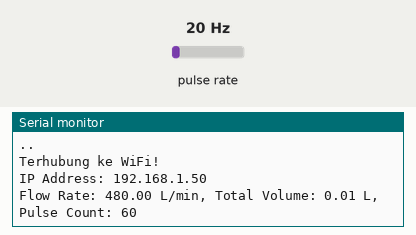
A sketch run on a simulated ESP32. Shown: the last lines printed to the serial monitor. Wiring (inferred from the names in the program): pulse sensor: data GPIO 4. Inputs (shaded band) come from the test bench; at power-on: pulse rate 20 Hz. WiFi joins after 1.5 s; servers stay silent unless stated; uploads are accepted with an empty reply.

Above: at 3.2 s.
3.3 s: pulse rate (sensor on GPIO 4) set to 4 Hz
At 3.3 s:
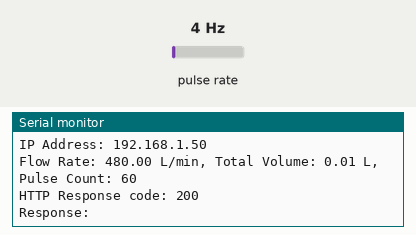
4.8 s: pulse rate (sensor on GPIO 4) set to 50 Hz
At 5.9 s:
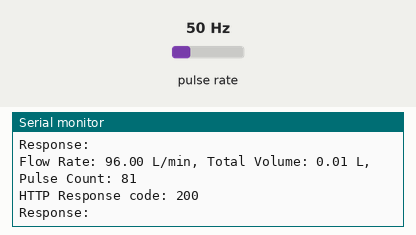
Timing chart, 0 to 7.8 s (numbered marks = the images above; inputs shaded):
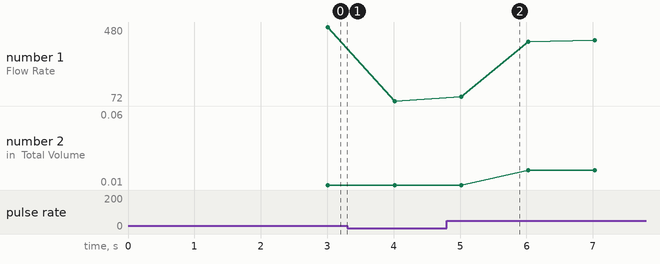

The sketch:

flow_meter_firmware.ino
```cpp
/*
 * Firmware IoT Water Flow Meter untuk ESP32
 *
 * Firmware ini membaca sinyal dari sensor flow meter YF-S201 melalui interrupt
 * dan mengirimkan data ke server backend melalui HTTP POST
 */

#include <WiFi.h>
#include <HTTPClient.h>
#include <ArduinoJson.h>

// Konfigurasi WiFi
const char* ssid = "YOUR_WIFI_SSID";        // Ganti dengan SSID WiFi Anda
const char* password = "YOUR_WIFI_PASSWORD"; // Ganti dengan password WiFi Anda

// Konfigurasi server
const char* serverUrl = "http://localhost/FLOW_METER_SENSOR_2.0/flow_meter_app/backend/api/receive_data.php";
const char* deviceId = "ESP32_FLOW_METER_001"; // Ganti dengan ID unik perangkat Anda

// Konfigurasi pin
const int FLOW_SENSOR_PIN = 4; // Pin GPIO 4 sebagai contoh

// Variabel untuk perhitungan flow rate
volatile unsigned long pulseCount = 0;
unsigned long lastPulseCount = 0;
unsigned long currentTime = 0;
unsigned long lastTime = 0;
float flowRate = 0.0;
float totalVolume = 0.0;

// Faktor kalibrasi sensor (Q Factor) - untuk YF-S201 umumnya 7.5
const float CALIBRATION_FACTOR = 7.5;

// Fungsi interrupt untuk membaca pulse dari sensor
void IRAM_ATTR pulseCounter() {
  pulseCount++;
}

void setup() {
  Serial.begin(115200);

  // Setup pin sensor
  pinMode(FLOW_SENSOR_PIN, INPUT_PULLUP);

  // Setup interrupt pada pin sensor
  attachInterrupt(digitalPinToInterrupt(FLOW_SENSOR_PIN), pulseCounter, RISING);

  // Setup WiFi
  WiFi.begin(ssid, password);
  Serial.println("Menghubungkan ke WiFi...");

  while (WiFi.status() != WL_CONNECTED) {
    delay(1000);
    Serial.print(".");
  }

  Serial.println("\nTerhubung ke WiFi!");
  Serial.print("IP Address: ");
  Serial.println(WiFi.localIP());

  // Inisialisasi waktu
  lastTime = millis();
}

void loop() {
  currentTime = millis();

  // Hitung per 1 detik (1000ms) untuk menghitung flow rate
  if (currentTime - lastTime >= 1000) {
    // Hitung jumlah pulse per detik
    unsigned long pulsesThisSecond = pulseCount - lastPulseCount;

    // Hitung flow rate dalam L/min
    // Rumus: FlowRate (L/min) = (Frekuensi (Hz)) / 7.5
    flowRate = (pulsesThisSecond / CALIBRATION_FACTOR) * 60.0;

    // Tambahkan volume berdasarkan flow rate
    totalVolume += (flowRate / 60.0) / 1000.0; // Konversi ke liter

    // Update nilai sebelumnya
    lastPulseCount = pulseCount;
    lastTime = currentTime;

    // Cetak data ke serial untuk debugging
    Serial.print("Flow Rate: ");
    Serial.print(flowRate, 2);
    Serial.print(" L/min, Total Volume: ");
    Serial.print(totalVolume, 2);
    Serial.print(" L, Pulse Count: ");
    Serial.println(pulseCount);

    // Kirim data ke server
    sendDataToServer();
  }

  // Delay kecil untuk stabilitas
  delay(10);
}

void sendDataToServer() {
  if (WiFi.status() == WL_CONNECTED) {
    HTTPClient http;

    // Buat URL server
    http.begin(serverUrl);
    http.addHeader("Content-Type", "application/json");

    // Buat payload JSON
    DynamicJsonDocument doc(256);
    doc["device_id"] = deviceId;
    doc["flow_rate"] = flowRate;
    doc["total_volume"] = totalVolume;

    String jsonData;
    serializeJson(doc, jsonData);

    // Kirim POST request
    int httpResponseCode = http.POST(jsonData);

    if (httpResponseCode > 0) {
      String response = http.getString();
      Serial.print("HTTP Response code: ");
      Serial.println(httpResponseCode);
      Serial.print("Response: ");
      Serial.println(response);
    } else {
      Serial.print("Error mengirim data. Kode: ");
      Serial.println(httpResponseCode);
    }

    // Bersihkan koneksi
    http.end();
  } else {
    Serial.println("Tidak terhubung ke WiFi, tidak bisa kirim data");
  }
}
```

Measured:
- after the input at 4.8 s, the serial monitor: prints a new line after 0.22 s (image 2)
- plotted number 1: 480 → 72 after the input at 3.3 s, 72 → 400 after the input at 4.8 s
- plotted number 2: 0.01 → 0.06 after the input at 4.8 s
